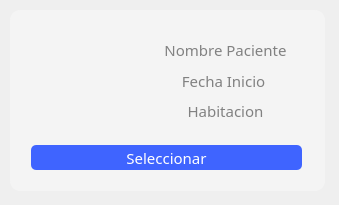
<?xml version="1.0" encoding="UTF-8"?>
<ui version="4.0">
 <class>recepcionista_tarjeta_cobro</class>
 <widget class="QWidget" name="recepcionista_tarjeta_cobro">
  <property name="geometry">
   <rect>
    <x>0</x>
    <y>0</y>
    <width>339</width>
    <height>205</height>
   </rect>
  </property>
  <property name="windowTitle">
   <string>Form</string>
  </property>
  <widget class="QLabel" name="label_2">
   <property name="geometry">
    <rect>
     <x>10</x>
     <y>10</y>
     <width>315</width>
     <height>181</height>
    </rect>
   </property>
   <property name="styleSheet">
    <string notr="true">background: #F4F4F4;
border-radius: 10px;</string>
   </property>
   <property name="text">
    <string/>
   </property>
  </widget>
  <widget class="QPushButton" name="btn_seleccionar">
   <property name="geometry">
    <rect>
     <x>31</x>
     <y>145</y>
     <width>271</width>
     <height>25</height>
    </rect>
   </property>
   <property name="minimumSize">
    <size>
     <width>0</width>
     <height>25</height>
    </size>
   </property>
   <property name="font">
    <font>
     <family>Montserrat</family>
     <pointsize>11</pointsize>
    </font>
   </property>
   <property name="cursor">
    <cursorShape>PointingHandCursor</cursorShape>
   </property>
   <property name="styleSheet">
    <string notr="true">*{
border: none;
background: #3f64FF;
color: white;
border-radius: 5px;
}

:hover{
	background: white;
	border: 1px solid #3f64FF;
	color: #3f64FF;
}</string>
   </property>
   <property name="text">
    <string>Seleccionar</string>
   </property>
  </widget>
  <widget class="QLabel" name="fecha_inicio">
   <property name="geometry">
    <rect>
     <x>140</x>
     <y>70</y>
     <width>171</width>
     <height>21</height>
    </rect>
   </property>
   <property name="font">
    <font>
     <family>Montserrat Light</family>
     <pointsize>11</pointsize>
    </font>
   </property>
   <property name="styleSheet">
    <string notr="true">color: rgb(129, 129, 129);
background:none;
background-color:none;</string>
   </property>
   <property name="text">
    <string>Fecha Inicio </string>
   </property>
   <property name="alignment">
    <set>Qt::AlignCenter</set>
   </property>
  </widget>
  <widget class="QLabel" name="foto">
   <property name="geometry">
    <rect>
     <x>32</x>
     <y>32</y>
     <width>100</width>
     <height>100</height>
    </rect>
   </property>
   <property name="maximumSize">
    <size>
     <width>100</width>
     <height>100</height>
    </size>
   </property>
   <property name="styleSheet">
    <string notr="true">background:none;
background-color:none;</string>
   </property>
   <property name="text">
    <string/>
   </property>
   <property name="pixmap">
    <pixmap resource="../../resources.qrc">:/imagenes/Imagenes/imgPrueba.png</pixmap>
   </property>
   <property name="scaledContents">
    <bool>true</bool>
   </property>
  </widget>
  <widget class="QLabel" name="nombre_paciente">
   <property name="geometry">
    <rect>
     <x>140</x>
     <y>40</y>
     <width>171</width>
     <height>19</height>
    </rect>
   </property>
   <property name="font">
    <font>
     <family>Montserrat</family>
     <pointsize>11</pointsize>
    </font>
   </property>
   <property name="styleSheet">
    <string notr="true">color: rgb(129, 129, 129);
background:none;
background-color:none;</string>
   </property>
   <property name="text">
    <string>Nombre Paciente</string>
   </property>
   <property name="alignment">
    <set>Qt::AlignCenter</set>
   </property>
  </widget>
  <widget class="QLabel" name="habitacion">
   <property name="geometry">
    <rect>
     <x>140</x>
     <y>100</y>
     <width>171</width>
     <height>21</height>
    </rect>
   </property>
   <property name="font">
    <font>
     <family>Montserrat Light</family>
     <pointsize>11</pointsize>
    </font>
   </property>
   <property name="styleSheet">
    <string notr="true">color: rgb(129, 129, 129);
background:none;
background-color:none;</string>
   </property>
   <property name="text">
    <string>Habitacion</string>
   </property>
   <property name="alignment">
    <set>Qt::AlignCenter</set>
   </property>
  </widget>
 </widget>
 <resources>
  <include location="../../resources.qrc"/>
 </resources>
 <connections/>
</ui>
